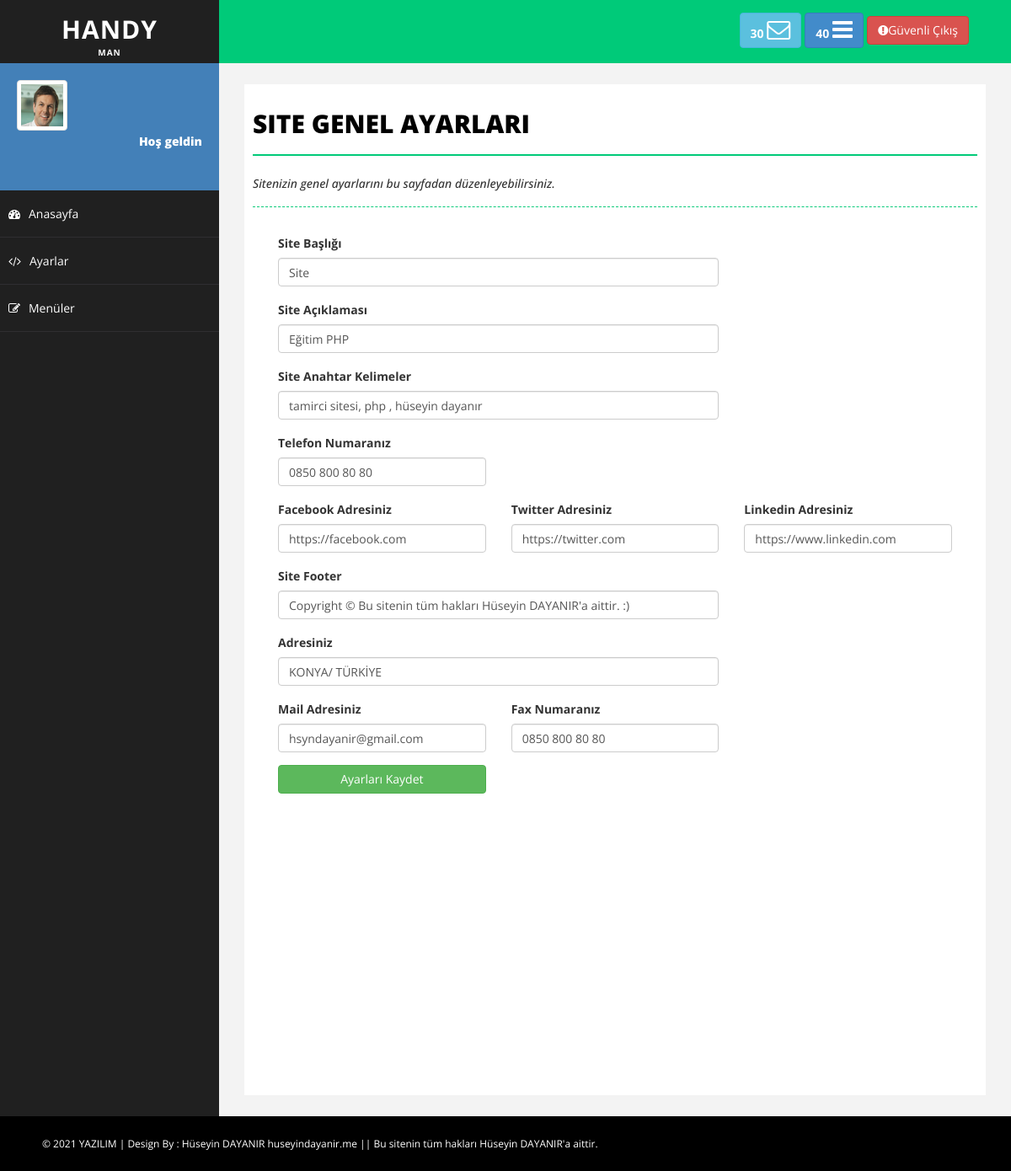
Page /admin/ayarlar.php on the earlier database version.
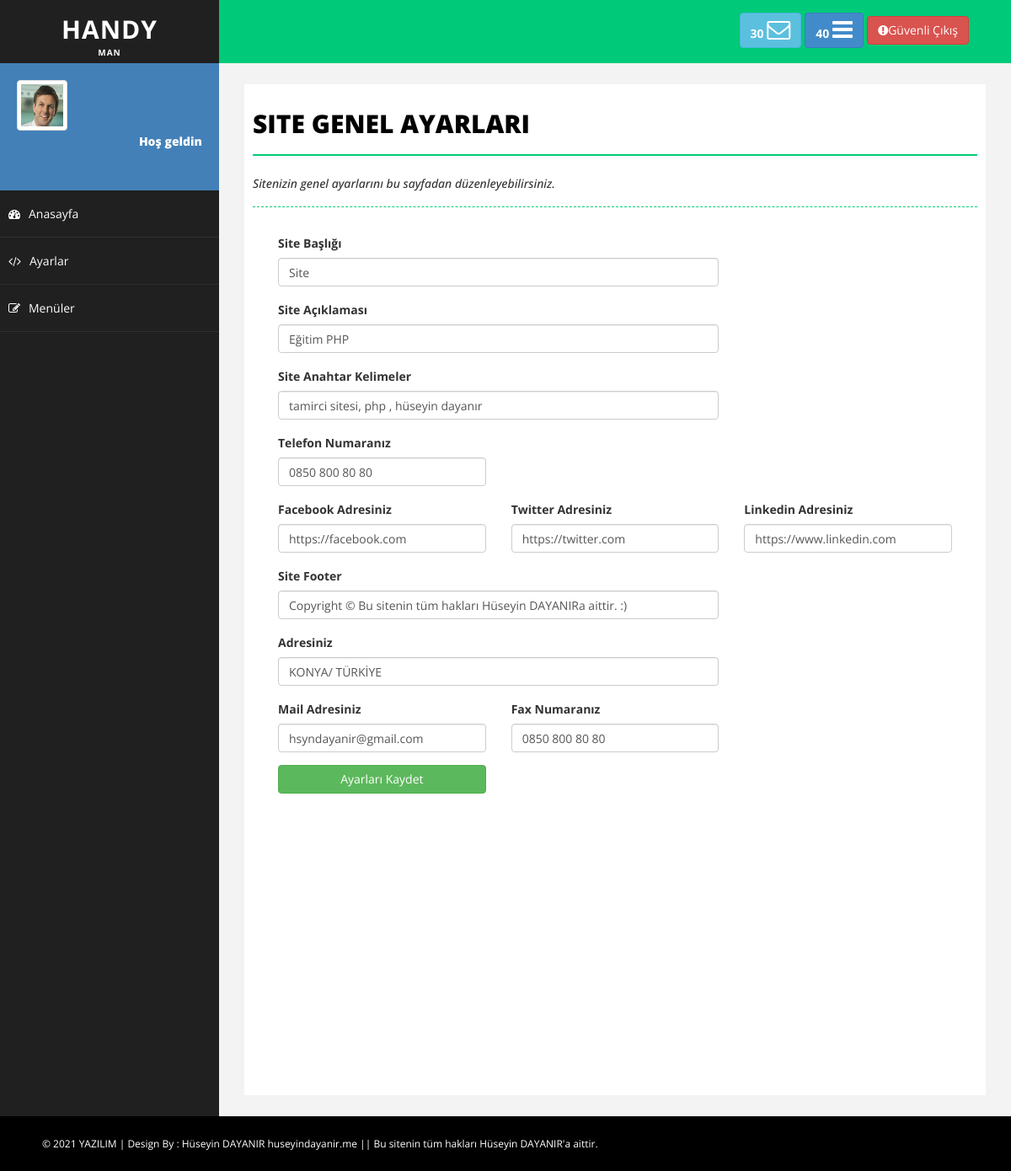
Same page on the later database version.
### tables this page shows
CREATE TABLE `ayarlar` (
  `ayar_id` int(11) NOT NULL,
  `ayar_logo` varchar(250) NOT NULL,
  `ayar_telefon` varchar(50) NOT NULL,
  `ayar_title` varchar(100) NOT NULL,
  `ayar_description` varchar(500) NOT NULL,
  `ayar_keywords` varchar(500) NOT NULL,
  `ayar_facebook` varchar(150) NOT NULL,
  `ayar_twitter` varchar(150) NOT NULL,
  `ayar_linkedin` varchar(150) NOT NULL,
  `ayar_footer` varchar(500) NOT NULL,
  `ayar_adres` varchar(500) NOT NULL,
  `ayar_mail` varchar(100) NOT NULL,
  `ayar_fax` varchar(50) NOT NULL,
  `ayar_yedek` varchar(50) NOT NULL
);

### admin/ayarlar.php (the view)
<?php include 'header.php' ?>
<?php include 'sidebar.php' ?>
<div id="page-wrapper">
            <div id="page-inner">
                <div class="row">
                    <div class="col-md-12">
                        <h1 class="page-head-line">Site Genel Ayarları</h1>
                        <?php
                            if($_GET['durum'] == "ok"){ ?>
                                <h1 style="color:green;" class="page-subhead-line">Kayıtlar başarıyla güncellendi.</h1>
                            <?php
                            }
                            else if($_GET['durum']=="no"){ ?>
                                <h1 style="color:red;"class="page-subhead-line">Kayıtlar güncellenemedi değişiklik yapmamış olabilirsiniz.</h1>
                            <?php
                            }
                            else {?>
                                <h1 class="page-subhead-line">Sitenizin genel ayarlarını bu sayfadan düzenleyebilirsiniz.</h1>
                            <?php } ?>
                    </div>
                </div>
                <form action="netting/islem.php" method ="POST">
                <div class="col-md-12">
                    <div class="form-group col-md-8">
                        <label>Site Başlığı </label>
                        <input class="form-control" type="text" name ="ayar_title" value="<?php echo $ayarcek['ayar_title']?>">
                    </div>
                </div>
                <div class="col-md-12">
                    <div class="form-group col-md-8">
                        <label>Site Açıklaması</label>
                        <input class="form-control" type="text" name ="ayar_description" value="<?php echo $ayarcek['ayar_description']?>">
                    </div>
                </div>
                <div class="col-md-12">
                    <div class="form-group col-md-8">
                        <label>Site Anahtar Kelimeler </label>
                        <input class="form-control" type="text" name ="ayar_keywords" value="<?php echo $ayarcek['ayar_keywords']?>">
                    </div>
                </div>
                <div class="col-md-12">
                    <div class="form-group col-md-4">
                        <label>Telefon Numaranız </label>
                        <input class="form-control" type="text" name ="ayar_telefon" value="<?php echo $ayarcek['ayar_telefon']?>">
                    </div>
                </div>
                <div class="col-md-12">
                    <div class="form-group col-md-4">
                        <label>Facebook Adresiniz </label>
                        <input class="form-control" type="text" name ="ayar_facebook" value="<?php echo $ayarcek['ayar_facebook']?>">
                    </div>
                    <div class="form-group col-md-4">
                        <label>Twitter Adresiniz </label>
                        <input class="form-control" type="text" name ="ayar_twitter" value="<?php echo $ayarcek['ayar_twitter']?>">
                    </div>
                    <div class="form-group col-md-4">
                        <label>Linkedin Adresiniz </label>
                        <input class="form-control" type="text" name ="ayar_linkedin" value="<?php echo $ayarcek['ayar_linkedin']?>">
                    </div>
                </div>
                <div class="col-md-12">
                    <div class="form-group col-md-8">
                        <label>Site Footer </label>
                        <input class="form-control" type="text" name ="ayar_footer" value="<?php echo $ayarcek['ayar_footer']?>">
                    </div>
                </div>
                <div class="col-md-12">
                    <div class="form-group col-md-8">
                        <label>Adresiniz </label>
                        <input class="form-control" type="text" name ="ayar_adres" value="<?php echo $ayarcek['ayar_adres']?>">
                    </div>
                </div>
                <div class="col-md-12">
                    <div class="form-group col-md-4">
                        <label>Mail Adresiniz </label>
                        <input class="form-control" type="text" name ="ayar_mail" value="<?php echo $ayarcek['ayar_mail']?>">
                    </div>
                    <div class="form-group col-md-4">
                        <label>Fax Numaranız </label>
                        <input class="form-control" type="text" name ="ayar_fax" value="<?php echo $ayarcek['ayar_fax']?>">
                    </div>
                </div>
                <div class="col-md-12">
                    <div class="form-group col-md-4" >
                        <input style="width:100%"  class="btn btn-success" type="submit" name ="ayarkaydet" value="Ayarları Kaydet">
                    </div>
                </div>
                </form>
            </div>
        </div>
<?php include 'footer.php' ?>

### admin/header.php (shortened to what this page needs)
<?php include 'netting/baglan.php' ?>
<?php
$ayarsor =mysqli_query($baglan,"SELECT * FROM ayarlar");
$ayarcek =mysqli_fetch_assoc($ayarsor);
?>
<!DOCTYPE html>
<html xmlns="http://www.w3.org/1999/xhtml">
<head>
    <link href="assets/css/bootstrap.css" rel="stylesheet" />
    <link href="assets/css/font-awesome.css" rel="stylesheet" />
    <link href="assets/css/basic.css" rel="stylesheet" />
    <link href="assets/css/custom.css" rel="stylesheet" />
</head>
<body>
    <div id="wrapper">
        <nav class="navbar navbar-default navbar-cls-top " role="navigation" style="margin-bottom: 0">
            <div class="navbar-header">
                <a class="navbar-brand" href="index.html"><b style="font-size: 30px">Handy</b><br><b style="font-size:10px">Man</b></a>
            </div>
            <div class="header-right">
                <a href="message-task.html" class="btn btn-info" title="New Message"><b>30 </b><i class="fa fa-envelope-o fa-2x"></i></a>
                <a href="message-task.html" class="btn btn-primary" title="New Task"><b>40 </b><i class="fa fa-bars fa-2x"></i></a>
                <a href="logout.php" class="btn btn-danger" title="Logout"><i class="fa fa-exclamation-circle "></i>Güvenli Çıkış</a>
            </div>
        </nav>

### admin/sidebar.php (shortened to what this page needs)
<nav class="navbar-default navbar-side" role="navigation">
    <div class="sidebar-collapse">
        <ul class="nav" id="main-menu">
            <li>
                <div class="user-img-div">
                    <img src="assets/img/user.png" class="img-thumbnail" />
                    <div class="inner-text">
                        Hoş geldin <?php echo $_SESSION['admin_kadi']?>
                    <br />
                    </div>
                </div>
            </li>
            <li>
                <a  href="index.php"><i class="fa fa-dashboard "></i>Anasayfa</a>
            </li>
            <li>
                <a  href="ayarlar.php?durum"><i class="fa fa-code "></i>Ayarlar</a>
            </li>
            <li>
                <a  href="menuler.php?durum"><i class="fa fa-edit "></i>Menüler</a>
            </li>
        </ul>
    </div>
</nav>

### admin/footer.php (shortened to what this page needs)
<div id="footer-sec">
        &copy; 2021 YAZILIM | Design By : Hüseyin DAYANIR <a href="https://huseyindayanir.me/" target="_blank">huseyindayanir.me  ||  Bu sitenin tüm hakları Hüseyin DAYANIR'a aittir.</a>
    </div>
</body>
</html>

### admin/assets/css/basic.css (style rules this page uses)
body { font-family: 'Open Sans', sans-serif; line-height:25px; }
#wrapper { width: 100%; background: #202020; }
#page-wrapper { padding: 15px 15px; min-height: 600px; background: #F3F3F3; }
#page-inner { width: 100%; margin: 10px 20px 10px 0px; background-color: #fff!important; padding: 10px; min-height: 1200px; }
.page-head-line { font-size: 30px; text-transform: uppercase; color: #000; font-weight: 800; padding-bottom: 20px; border-bottom: 2px solid #00CA79; margin-bottom: 10px; }
.page-subhead-line { font-size: 14px; padding-top: 5px; padding-bottom: 20px; font-style:italic; margin-bottom:30px; border-bottom:1px dashed #00CA79; }
.navbar-cls-top .navbar-brand { color: #fff; background: #202020; width: 260px; text-align: center; height: 75px; font-size: 20px; letter-spacing: 1px; font-weight: 900; padding-top: 25px; text-transform:uppercase; }
.header-right { color: #fff; padding: 15px 50px 5px 50px; float: right; font-size: 16px; }
.user-img-div { min-height: 140px; padding: 20px; background-color: #4380B8; }
.user-img-div img { max-height: 60px; }
.user-img-div .inner-text { text-align: right; position: relative; color: #fff; font-weight: 800; line-height: 25px; }
.sidebar-collapse, .sidebar-collapse .nav { background: none; }
.sidebar-collapse .nav { padding: 0; }
.sidebar-collapse .nav > li > a { color: #fff; background: #202020; text-shadow: none; padding: 15px 40px; border-bottom: 1px solid #2F2E31; }
.sidebar-collapse > .nav > li > a { padding: 15px 10px; }
.navbar-side { border: none; background-color: #202020; }
.navbar-cls-top { background: #00CA79; border-bottom: none; }
.navbar-default { border: 0px solid black; }
.navbar-header { background: #000000; }
.nav > li > a > i { margin-right: 10px; }
#footer-sec { background-color:#000; padding:20px 50px; color:#fff; font-size:12px; }
#footer-sec a { color:#fff; }
@media (min-width:768px) { #page-wrapper { margin: 0 0 0 260px; padding: 15px 30px; min-height: 1200px; } }
@media (min-width:768px) { .navbar-side { z-index: 1; position: absolute; width: 260px; } }
@media (min-width:768px) { .navbar { border-radius: 0px; } }

Differences in the rows shown:
changed ayarlar "Site": ayar_footer "Copyright © Bu sitenin tüm hakları Hüseyin DAYANIR'a aittir. :)" → "Copyright © Bu sitenin tüm hakları Hüseyin DAYANIRa aittir. :)"
